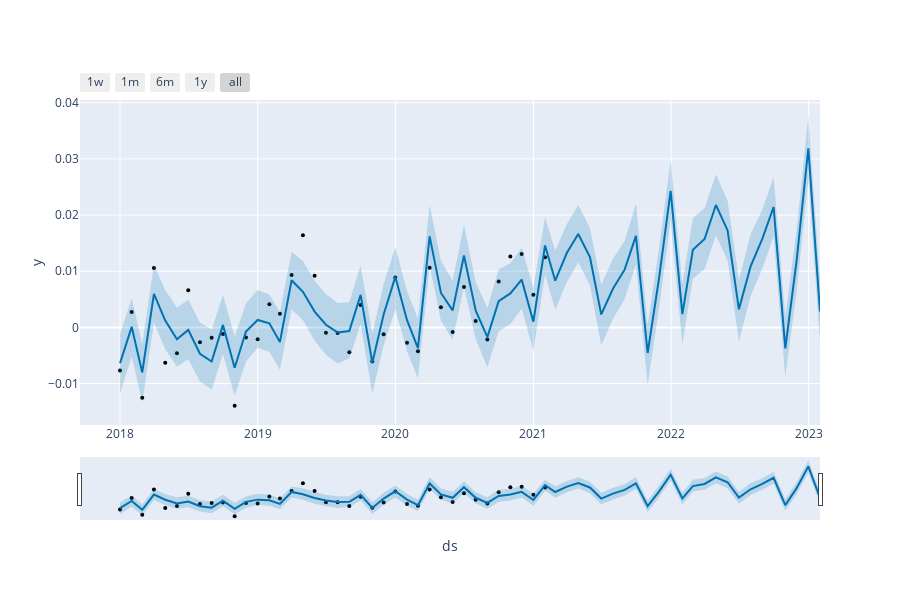

Source (notebook cell):
### Code cell
from prophet.plot import plot_plotly, plot_components_plotly
#!pip install ipywidgets
plot_plotly(m, forecast)
